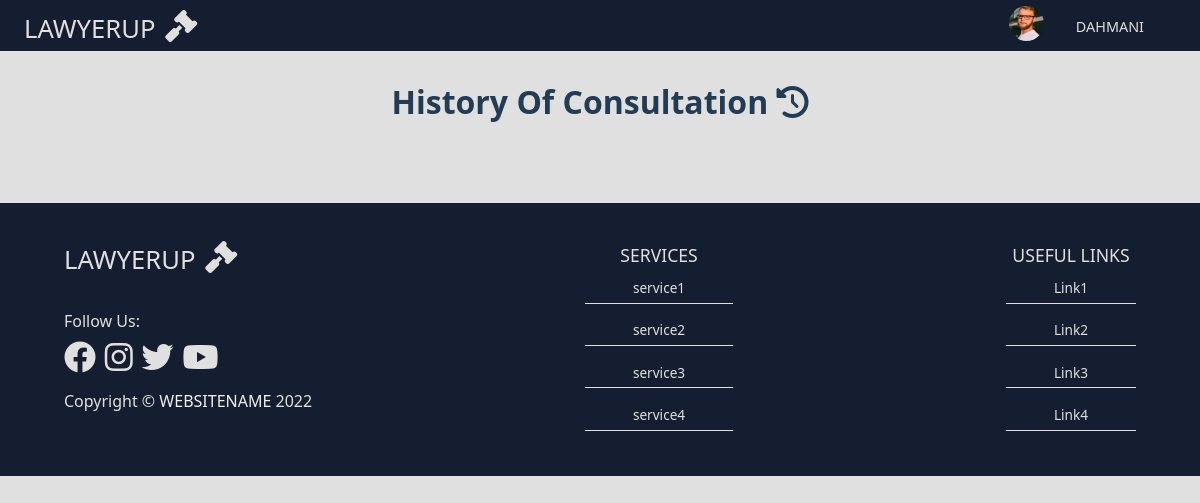
Before: /consultationHistory.php (signed in) with the older database file.
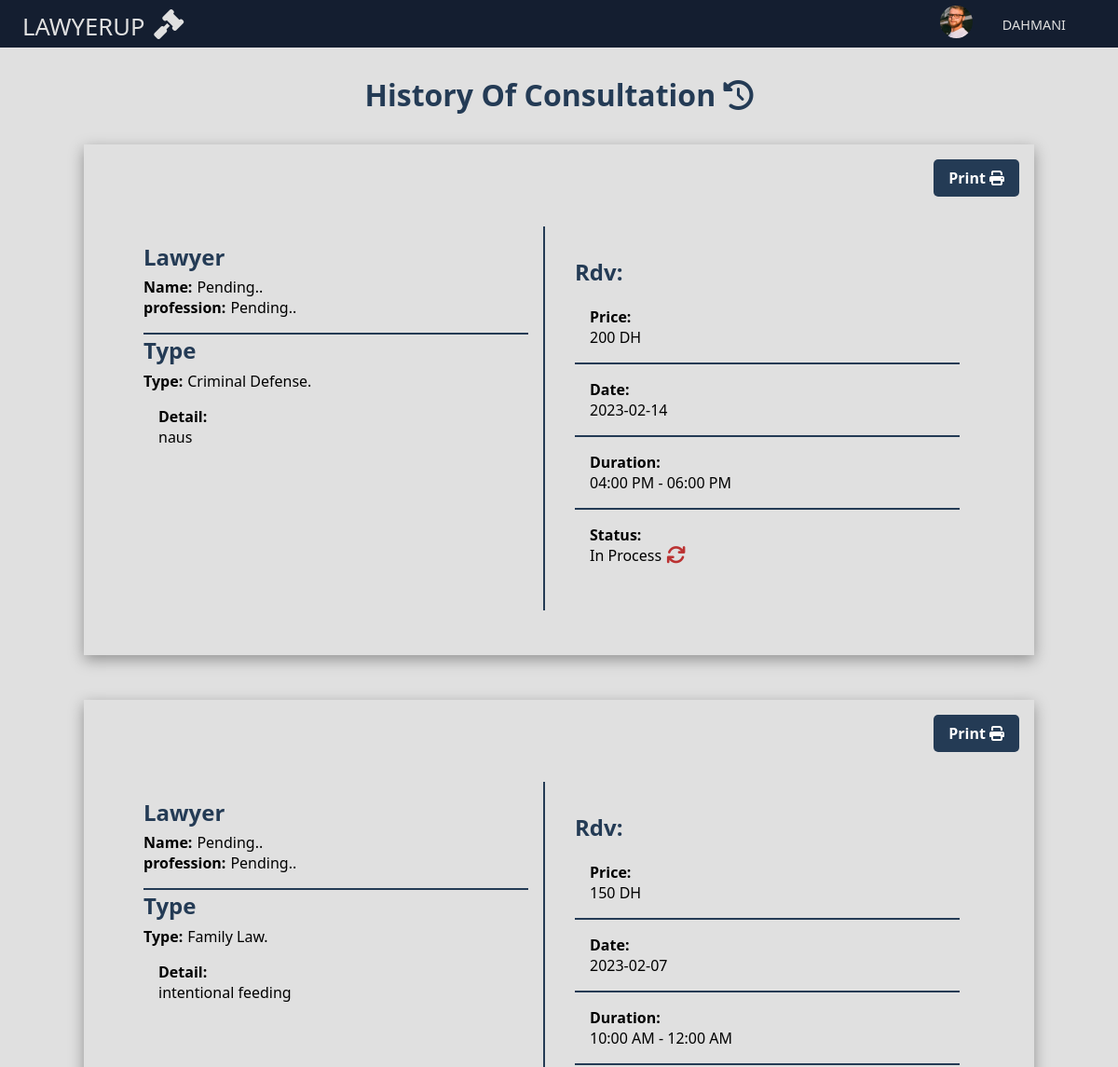
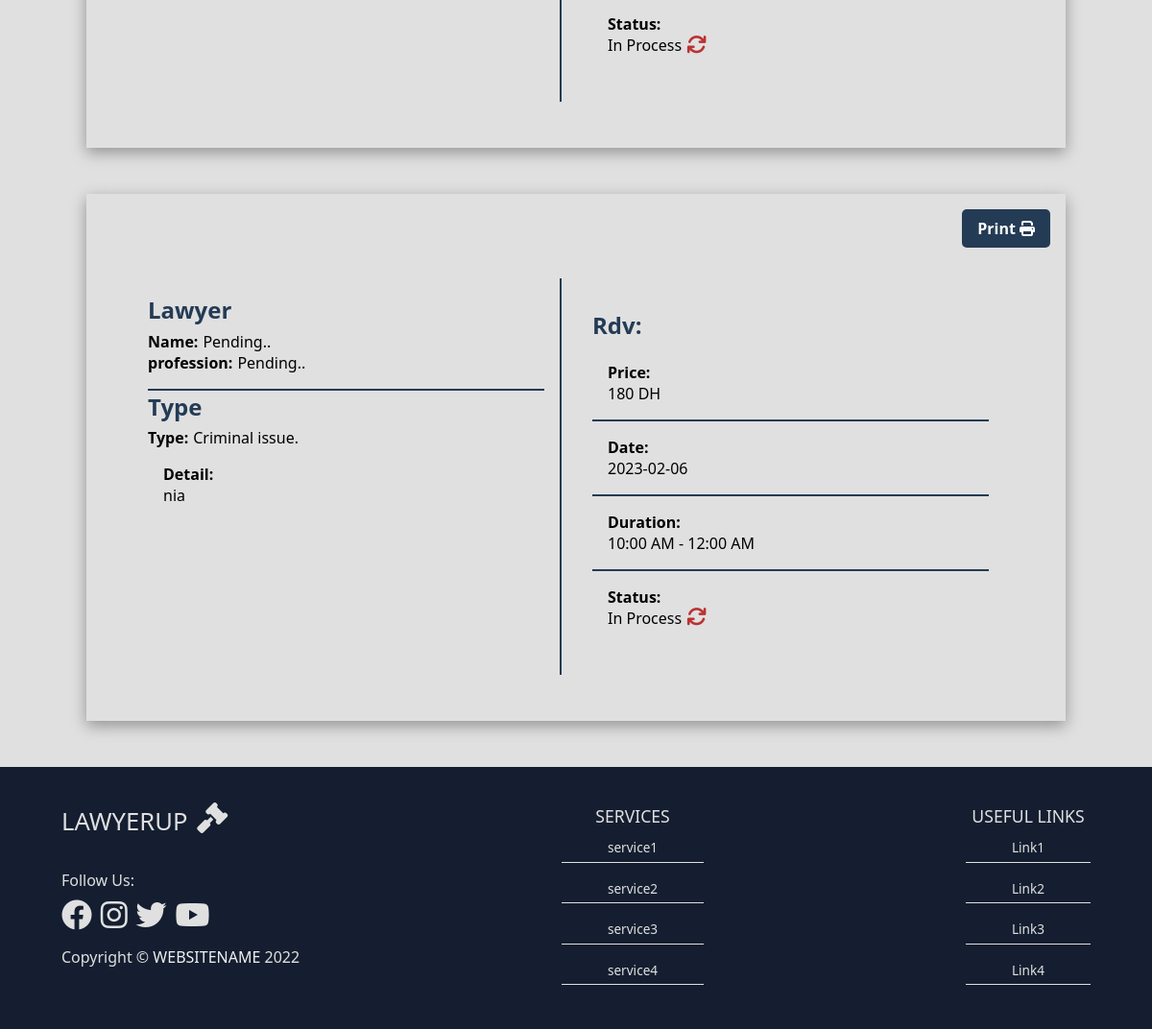
After: the same page with the newer database file (2 pictures, top to bottom).
### tables this page shows
CREATE TABLE `consultationclient` (
  `idCon` int(11) NOT NULL,
  `idCli` int(11) NOT NULL,
  `isDone` tinyint(1) NOT NULL,
  `detail` text NOT NULL,
  `time` varchar(50) NOT NULL,
  `consultationDate` varchar(50) NOT NULL
);

CREATE TABLE `consultation` (
  `idC` int(11) NOT NULL,
  `type` varchar(50) NOT NULL,
  `prix` float NOT NULL
);

### consultationHistory.php (the view, shortened to what this page needs)
<!DOCTYPE html>
<html lang="en">
<head>
    <link rel="stylesheet" href="./css/homeStyle.css" />
    <link rel="stylesheet" href="./css/consHistStyle.css" />
    <link rel="stylesheet" href="https://cdnjs.cloudflare.com/ajax/libs/font-awesome/6.2.1/css/all.min.css" />
</head>
<?php
include_once($_SERVER['DOCUMENT_ROOT'] . "/lawyerProject/connection/connexion.php");
?>
<body>
    <?php
    include('./assets/header.php');
    ?>
    <div class="container">
        <h1>
            History Of Consultation
            <i class="fa-solid fa-clock-rotate-left"></i>
        </h1>
        <div class="consultation-list">
            <?php
            $query = "SELECT consultation.*, consultationclient.*
            FROM consultation
            JOIN consultationclient ON consultation.idC = consultationclient.idCon
            JOIN client ON client.idP = consultationclient.idCli
            WHERE client.idP = " . $_SESSION['idC'] . "
            ORDER BY consultationDate desc
            ";
            $queryLawy = "SELECT consultation.*, avocat.*, consultationclient.*
            FROM consultation
            JOIN consultationclient ON consultation.idC = consultationclient.idCon
            JOIN consultationavocat ON consultation.idC = consultationavocat.idConA
            JOIN avocat ON avocat.idA = consultationavocat.idAv
            JOIN client ON client.idP = consultationclient.idCli
            WHERE client.idP = " . $_SESSION['idC'] . "
            ORDER BY consultationDate desc
            ";
            $res = $conn->query($query);
            $resLaw = $conn->query($queryLawy);
            while ($row = $res->fetch_assoc()) {
            ?>
            <div class="consultation-container">
                <button class="print-btn">
                    print
                    <i class="fa-solid fa-print"></i>
                </button>
                <div class="consultation">
                    <div class="left-section">
                        <?php
                            if ($resLaw->num_rows > 0) {
                                while ($rowLaw = $resLaw->fetch_assoc()) {
                            ?>
                        <div class="lawyer-infos">
                            <h2>lawyer</h2>
                            <div class="name">
                                <span>Name: </span>
                                <p><?php echo $rowLaw['nomA'] . ' ' . $rowLaw['prenomA']; ?></p>
                            </div>
                            <div class="prof">
                                <span>profession:</span>
                                <p><?php echo $rowLaw['specialite']; ?></p>
                            </div>
                        </div>
                        <?php
                                }
                            } else {
                                ?>
                        <div class="lawyer-infos">
                            <h2>lawyer</h2>
                            <div class="name">
                                <span>Name: </span>
                                <p>Pending..</p>
                            </div>
                            <div class="prof">
                                <span>profession:</span>
                                <p>Pending..</p>
                            </div>
                        </div>
                        <?php
                            }
                            ?>
                        <div class="case-infos">
                            <h2>Type</h2>
                            <div class="case">
                                <span>Type: </span>
                                <p>
                                    <?php echo $row['type']; ?>.
                                </p>
                            </div>
                            <div class="prof">
                                <span>Detail:</span>
                                <p>
                                    <?php echo $row['detail']; ?>
                                </p>
                            </div>
                        </div>
                    </div>
                    <div class="right-section">
                        <div class="rest-infos">
                            <h2>rdv:</h2>
                            <div class="full-infos">
                                <div class="price">
                                    <span>Price:</span>
                                    <p><?php echo $row['prix']; ?> DH</p>
                                </div>
                                <div class="date">
                                    <span>Date:</span>
                                    <p><?php echo $row['consultationDate']; ?></p>
                                </div>
                                <div class="duration">
                                    <span>Duration:</span>
                                    <p><?php echo $row['time']; ?></p>
                                </div>
                                <div class="status">
                                    <span>Status:</span>
                                    <div class="status-icon">
                                        <?php
                                            if ($row['isDone'] == false) {
                                            ?>
                                        <p>In Process</p>
                                        <i class="fa-solid fa-arrows-rotate"
                                            style="font-size: 1.3rem;color: rgb(187, 50, 50);"></i>
                                        <?php
                                            } else {
                                            ?>
                                        <p style="color:rgb(25, 135, 84);">Done</p>
                                        <i class="fa-solid fa-check"
                                            style="font-size: 1.3rem;color: rgb(25, 135, 84) ;"></i>
                                        <?php
                                            }
                                            ?>
                                    </div>
                                </div>
                            </div>
                        </div>
                    </div>
                </div>
            </div>
            <?php
            }
            ?>
        </div>
    </div>
    <?php
    include('./assets/footer.php');
    ?>
</body>
</html>

### assets/header.php (shortened to what this page needs)
<!DOCTYPE html>
<html lang="en">
<head>
    <link rel="stylesheet" href="./css/all.min.css" />
    <link rel="stylesheet" href="./css/fontawesome.min.css" />
</head>
<body>
    <nav class="navbar_container">
        <a href="index.php" class="navbar_logo">
            <span>LAWYERUP</span>
            <i class="fa-solid fa-gavel"></i>
        </a>
        <div id="sidebar" class="navbar">
            <?php
            if (isset($_SESSION['isLogged']) && $_SESSION['isLogged'] == true) {
            ?>
            <ul class="profile">
                <li><img src=<?php echo $_SESSION['photoClient']; ?> alt="profile pic"></li>
                <li class="profileName"><a id="name" href=""><?php echo $_SESSION['nom']; ?> </a>
                </li>
            </ul>
            <?php
            }
            ?>
        </div>
    </nav>
</body>
</html>

### assets/footer.php (shortened to what this page needs)
<!DOCTYPE html>
<html lang="en">
<head>
    <link rel="stylesheet" href="./css/homeStyle.css" />
    <link rel="stylesheet" href="./css/all.min.css" />
    <link rel="stylesheet" href="./css/fontawesome.min.css" />
</head>
<body>
    <footer class="footer-section">
        <div class="footer-content">
            <div class="web-infos">
                <a href="#" class="navbar_logo">
                    <span>LAWYERUP</span>
                    <i class="fa-solid fa-gavel"></i>
                </a>
                <div class="follow">
                    <h3>Follow Us:</h3>
                    <div class="footer-socials">
                        <a href=""><i class="fab fa-facebook"></i></a>
                        <a href="#"><i class="fab fa-instagram"></i></a>
                        <a href="#"><i class="fab fa-twitter"></i></a>
                        <a href="#"><i class="fab fa-youtube"></i></a>
                    </div>
                </div>
                <p class="copy-right">Copyright © <span>WEBSITENAME</span> 2022</p>
            </div>
            <div class="services">
                <h2>Services</h2>
                <a href="#">service1</a>
                <a href="#">service2</a>
                <a href="#">service3</a>
                <a href="#">service4</a>
            </div>
            <div class="links">
                <h2>Useful Links</h2>
                <a href="#">Link1</a>
                <a href="#">Link2</a>
                <a href="#">Link3</a>
                <a href="#">Link4</a>
            </div>
        </div>
    </footer>
</body>
</html>

### css/homeStyle.css (style rules this page uses)
body { font-family: var(--main-font); background-color: var(--white-color); }
.navbar_container { display: flex; justify-content: space-between; align-items: center; padding: 0.25rem 1.5rem; background-color: var(--black-color); position: fixed; width: 100%; font-family: var(--secondary-font); z-index: 9000; top: 0; }
ul li { list-style: none; }
a { text-decoration: none; }
.navbar { display: flex; gap: 1rem; }
.navbar ul { display: flex; padding: 0rem; grid-area: navText; align-items: center; }
.navbar ul li { margin-right: 2rem; }
.navbar ul li a { position: relative; padding: 0.25rem 0; color: var(--white-color); font-size: 0.9rem; text-transform: uppercase; }
.navbar_logo span { font-size: 1.6rem; color: var(--white-color); }
.navbar_logo i { font-size: 2rem; padding: 0.35rem; color: var(--white-color); animation: logoAnimation 2s ease-in alternate infinite; }
.profile { display: flex; flex-direction: row; justify-content: center; align-items: center; grid-area: profile; }
.profile img { width: 35px; height: 35px; object-fit: cover; border-radius: 50%; }
.profile a { color: var(--white-color); padding-left: 10px; }
.footer-content { display: flex; flex-direction: row; background-color: var(--black-color); padding: 2rem 4rem; justify-content: space-between; color: var(--white-color); }
.services, .links { display: flex; flex-direction: column; justify-content: center; align-items: center; }
.services a, .links a { color: var(--white-color); border-bottom: 1px solid var(--white-color); padding: 0.35rem 3rem; font-size: 0.85rem; margin: 0.35rem 0; }
.services h2, .links h2 { font-size: 1.1rem; font-weight: 500; text-transform: uppercase; color: var(--white-color); }
.web-infos { display: flex; flex-direction: column; gap: 1rem; justify-content: space-between; }
.web-infos p { color: var(--white-color); font-size: 1rem; padding-bottom: 2rem; }
.web-infos p span { color: var(--white-color2); }
.follow { display: flex; padding-top: 1rem; flex-direction: column; justify-content: center; gap: 0.55rem; }
.footer-socials { display: flex; gap: 0.55rem; }
.footer-socials i { font-size: 2rem; color: var(--white-color); transition: 0.3s; }
.follow h3 { font-size: 1rem; font-weight: 500; }
.profileName { cursor: pointer; }

### css/consHistStyle.css (style rules this page uses)
* { padding: 0; margin: 0; box-sizing: border-box; font-family: "Segoe UI", Tahoma, Geneva, Verdana, sans-serif; }
.container { margin-top: 4rem; padding: 1rem; display: flex; flex-direction: column; justify-content: center; align-items: center; }
.container h1 { color: #243b55; }
.consultation-container { box-shadow: rgba(0, 0, 0, 0.35) 0px 5px 15px; display: flex; flex-direction: column; padding: 1rem; width: 85vw; }
.print-btn { align-self: flex-end; padding: 0.55rem 1rem; font-size: 1rem; font-weight: bold; text-transform: capitalize; background-color: #243b55; border: none; color: #fff; border-radius: 5px; cursor: pointer; transition: 0.3s ease-in-out; }
.consultation-list { padding: 2rem; display: flex; flex-direction: column; gap: 3rem; }
.consultation { display: flex; padding: 2rem; }
.left-section { display: flex; flex-direction: column; flex: 1; padding: 0 1rem; border-right: 2px solid #243b55; }
.right-section { flex: 1; padding: 2rem; }
.lawyer-infos .name, .lawyer-infos .prof, .case-infos .case { display: flex; justify-content: flex-start; align-items: center; gap: 5px; }
.case-infos .prof { padding: 1rem; }
.lawyer-infos { border-bottom: 2px solid #243b55; padding: 1rem 0; }
.lawyer-infos h2, .case-infos h2, .rest-infos h2 { text-transform: capitalize; padding-bottom: 0.35rem; color: #243b55; }
.consultation span { font-weight: bold; font-size: 1rem; }
.full-infos div { padding: 1rem; }
.full-infos div:not(:last-child) { border-bottom: 2px solid #243b55; }
.full-infos .status { display: flex; flex-direction: column; }
.status-icon { padding: 0 !important; display: flex; gap: 5px; align-items: center; }

### css/global.css (style rules this page uses)
* { padding: 0; margin: 0; box-sizing: border-box; scroll-behavior: smooth; }
:root { --main-color: #243b55; --black-color: #141e30; --white-color: #e0e0e0; --white-color2: #f1f1f1; --white: #fff; --main-font: "Roboto", sans-serif; --titles-font: "Josefin Sans", sans-serif; --poppins-font: "Poppins", sans-serif; }

Changed rows visible on the page:
added consultationclient: isDone "Lawyer", shows "Name:", idCon.type "Criminal Defense", detail "naus", idCon.prix "200", consultationDate "2023-02-14", time "04:00 PM - 06:00 PM"
added consultationclient: idCon.type "Family Law", detail "intentional feeding", idCon.prix "150", consultationDate "2023-02-07", time "10:00 AM - 12:00 AM", isDone "In Process"
added consultationclient: idCon.type "Criminal issue", detail "nia", idCon.prix "180", consultationDate "2023-02-06", time "10:00 AM - 12:00 AM", isDone "In Process"
